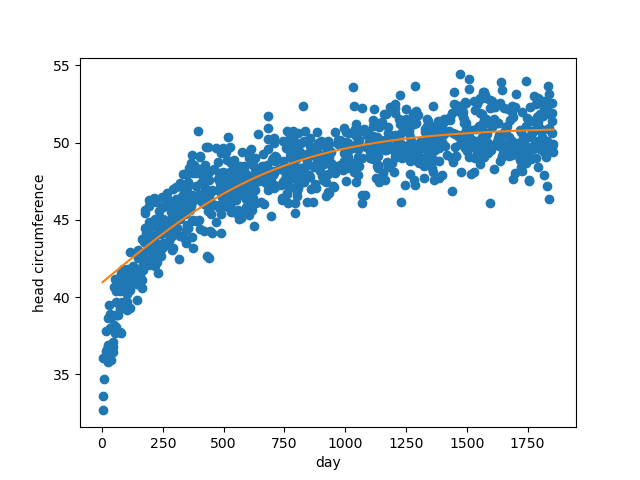

Python code for this plot:
from pickletools import optimize
from statistics import mode
from turtle import color
from xml.etree.ElementTree import tostring
import torch
import numpy as np
import matplotlib.pyplot as plt
import csv

from csv_loader import load_csv

tensor = load_csv("./1/c.csv")

x_train, y_train = tensor[:, :1], tensor[:, 1:]

class LinearRegressionModel:
    def __init__(self):
        # Model variables
        self.W = torch.tensor([[0.0]], requires_grad=True)
        self.b = torch.tensor([[0.0]], requires_grad=True)
        
    def f(self, x):
        return 20 * torch.nn.Sigmoid()(x @ self.W + self.b) + 31

    def loss(self, x, y):
        return torch.mean(torch.square(self.f(x) - y))


model = LinearRegressionModel()
optimizer = torch.optim.SGD([model.W, model.b], 0.000_000_1)
for epoch in range(1_000_000):
    model.loss(x_train, y_train).backward()
    optimizer.step()
    optimizer.zero_grad()
    
    if epoch % 10000 == 0: print("epoch: ", epoch)
    
# Print model variables and loss
print("W = %s, b = %s, loss = %s" % (model.W, model.b, model.loss(x_train, y_train)))

steps = 2000
x = torch.linspace(torch.min(x_train), torch.max(x_train), steps).reshape(-1, 1)
y = model.f(x).detach()

print(x);print(y)

# Visualize result
plt.plot(x_train, y_train, 'o', label='$(x^{(i)},y^{(i)})$')
plt.xlabel('day')
plt.ylabel('head circumference')
plt.plot(x, y, label='$\\hat y = f(x) = xW+b$')
plt.savefig("./1/c.png")
